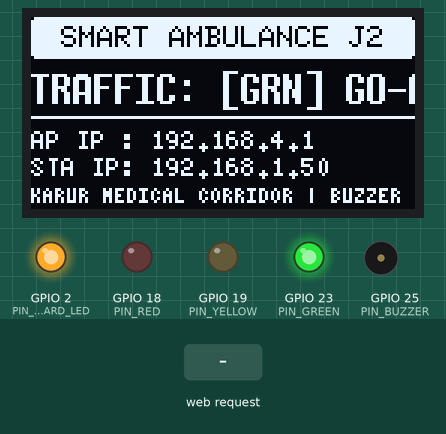
The program below on a simulated ESP32. On the bench: 128×64 one-colour display, output pins drawn as LEDs (lit = HIGH), buzzer (waves = sounding). Dashed ring = blinking. The inputs (shaded band) are chosen by the test bench. WiFi joins after 1.5 s; servers stay silent unless stated.

Above: at 4.3 s.
4.4 s: HTTP request GET /siren received
At 4.55 s:
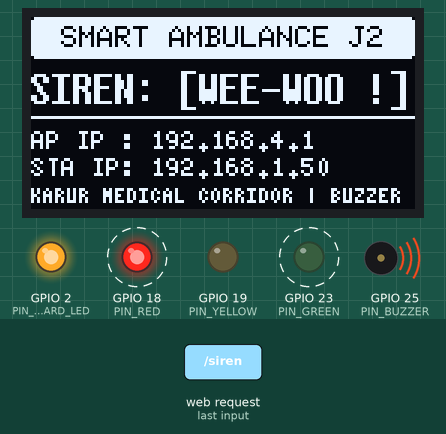
6.4 s: HTTP request GET /red received
At 7.0 s:
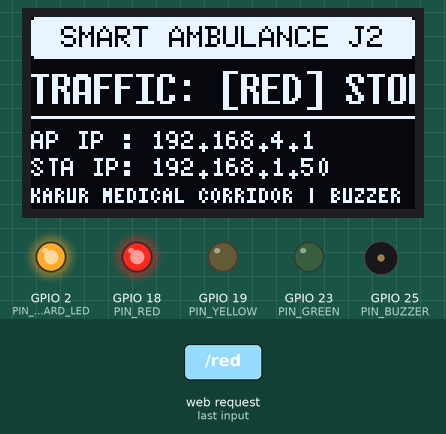
8.0 s: HTTP request GET /yellow received
At 8.7 s:
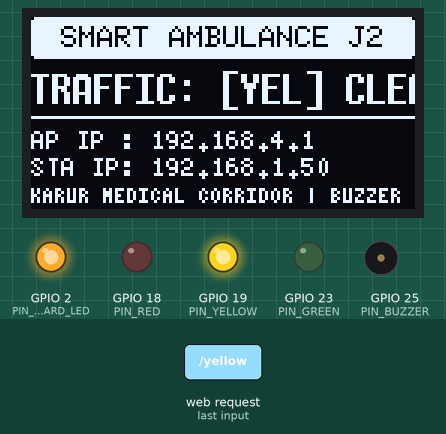
9.6 s: HTTP request GET /off received
At 10.2 s:
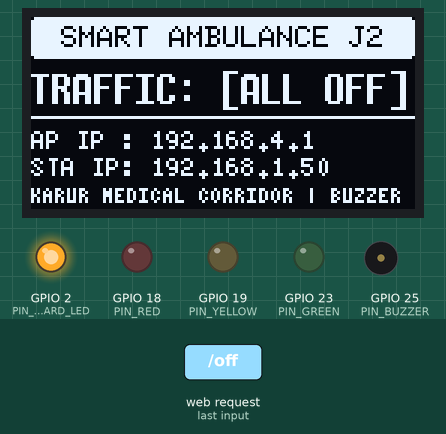
11.2 s: HTTP request GET /green received
At 11.7 s:
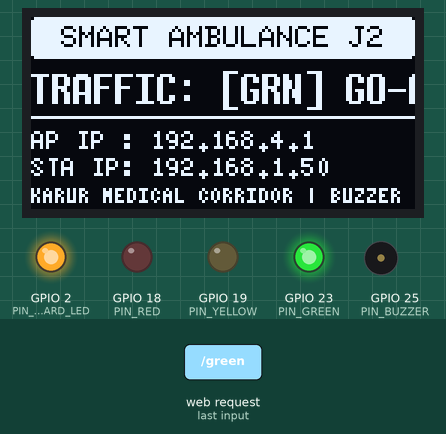
12.8 s: HTTP request GET /set?color=SIREN received
At 13.21 s:
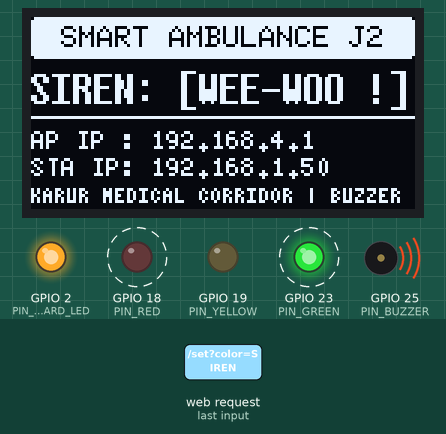
Timing chart, 0 to 16.3 s (numbered marks = the images above; inputs shaded):
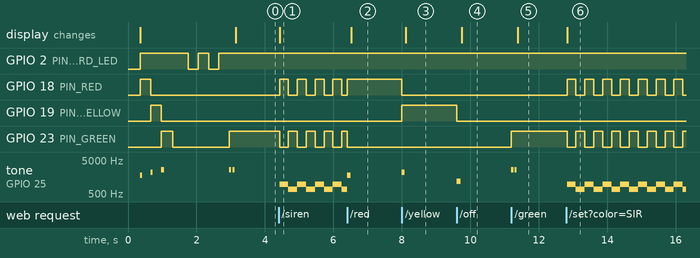

The program:

main.cpp
```cpp
/*
 * =========================================================================
 * Smart Ambulance Navigation System - ESP32 Miniature Traffic Controller
 * Hardware:
 *   1. 3-LED Traffic Light Module (R, Y, G, GND)
 *   2. I2C 0.96" OLED Display (SSD1306) via U8G2 Library
 *   3. JLG1295-5 Electromagnetic Buzzer (Audio Feedback & Ambulance Siren)
 * =========================================================================
 */

#include <WiFi.h>
#include <WebServer.h>
#include <Wire.h>
#include <U8g2lib.h>

U8G2_SSD1306_128X64_NONAME_F_HW_I2C u8g2(U8G2_R0, /* reset=*/ U8X8_PIN_NONE, /* clock=*/ 22, /* data=*/ 21);

const char* STA_SSID = "DARSHAN K";
const char* STA_PASS = "12345678";

const char* AP_SSID  = "ESP32-AMBULANCE-SIGNAL";
const char* AP_PASS  = "12345678";

#define PIN_RED        18
#define PIN_YELLOW     19
#define PIN_GREEN      23
#define PIN_BUZZER     25
#define PIN_ONBOARD_LED 2

WebServer server(80);

String currentSignal = "GREEN";
bool sirenActive = false;
unsigned long lastSirenToggle = 0;
bool sirenFlip = false;
String staIpStr = "Connecting...";

void beepFeedback(int frequencyHz, int durationMs) {
  tone(PIN_BUZZER, frequencyHz);
  delay(durationMs);
  noTone(PIN_BUZZER);
  digitalWrite(PIN_BUZZER, LOW);
}

void beepFeedback() {
  beepFeedback(2400, 80);
}

void updateOled(String signalName) {
  u8g2.clearBuffer();

  u8g2.setDrawColor(1);
  u8g2.drawRBox(0, 0, 128, 14, 2);
  u8g2.setDrawColor(0);
  u8g2.setFont(u8g2_font_6x10_tf);
  u8g2.drawStr(10, 10, "SMART AMBULANCE J2");

  u8g2.setDrawColor(1);

  u8g2.setFont(u8g2_font_7x14B_tf);
  if (signalName == "RED") {
    u8g2.drawStr(0, 29, "TRAFFIC: [RED] STOP");
  } else if (signalName == "YELLOW") {
    u8g2.drawStr(0, 29, "TRAFFIC: [YEL] CLEAR");
  } else if (signalName == "GREEN") {
    u8g2.drawStr(0, 29, "TRAFFIC: [GRN] GO-AMB");
  } else if (signalName == "SIREN") {
    u8g2.drawStr(0, 29, "SIREN: [WEE-WOO !]");
  } else {
    u8g2.drawStr(0, 29, "TRAFFIC: [ALL OFF]");
  }

  u8g2.drawHLine(0, 33, 128);

  u8g2.setFont(u8g2_font_5x8_tf);
  u8g2.drawStr(0, 44, "AP IP : 192.168.4.1");

  String staLine = "STA IP: " + staIpStr;
  u8g2.drawStr(0, 53, staLine.c_str());

  u8g2.setFont(u8g2_font_4x6_tf);
  u8g2.drawStr(0, 62, "KARUR MEDICAL CORRIDOR | BUZZER ON");

  u8g2.sendBuffer();
}

void setTrafficLights(bool red, bool yellow, bool green) {
  digitalWrite(PIN_RED,    red    ? HIGH : LOW);
  digitalWrite(PIN_YELLOW, yellow ? HIGH : LOW);
  digitalWrite(PIN_GREEN,  green  ? HIGH : LOW);
}

void applySignal(String signal) {
  signal.toUpperCase();
  sirenActive = false;
  currentSignal = signal;

  noTone(PIN_BUZZER);
  digitalWrite(PIN_BUZZER, LOW);

  if (signal == "RED") {
    setTrafficLights(true, false, false);
    beepFeedback(1800, 100);
  } else if (signal == "YELLOW") {
    setTrafficLights(false, true, false);
    beepFeedback(2200, 80);
  } else if (signal == "GREEN") {
    setTrafficLights(false, false, true);
    beepFeedback(2600, 60);
    delay(40);
    beepFeedback(2600, 60);
  } else if (signal == "SIREN") {
    sirenActive = true;
  } else {
    setTrafficLights(false, false, false);
    currentSignal = "OFF";
    beepFeedback(1200, 120);
  }

  updateOled(currentSignal);
}

void handleRoot() {
  String html = "<!DOCTYPE html><html><head><meta name='viewport' content='width=device-width, initial-scale=1.0'>";
  html += "<title>Traffic Signal & Siren Controller</title>";
  html += "<style>body{font-family:sans-serif; text-align:center; background:#0F172A; color:#F8FAFC; padding:20px;}";
  html += "h1{color:#38BDF8; font-size:20px;}";
  html += ".btn{display:block; width:85%; max-width:320px; margin:10px auto; padding:14px; font-size:16px; font-weight:bold; border-radius:10px; border:none; text-decoration:none; color:white; cursor:pointer;}";
  html += ".btn-red{background:#EF4444;} .btn-yellow{background:#F59E0B; color:black;} .btn-green{background:#10B981;} .btn-siren{background:#EC4899;} .btn-off{background:#475569;}";
  html += ".status{margin:16px auto; padding:12px; background:#1E293B; border-radius:8px; width:85%; max-width:320px; border:1px solid #334155;}";
  html += "</style><script>";
  html += "function sendCmd(cmd){fetch('/' + cmd).then(r=>location.reload());}";
  html += "</script></head><body>";
  html += "<h1>ESP32 Signal &amp; Siren Controller</h1>";
  html += "<div class='status'>Active Signal: <strong style='color:#38BDF8;'>" + currentSignal + "</strong><br>";
  html += "<small style='color:#94A3B8;'>Hardware: 3-LED Module + JLG1295 Buzzer + OLED</small></div>";
  html += "<button class='btn btn-red' onclick=\"sendCmd('red')\">RED LIGHT (STOP TRAFFIC)</button>";
  html += "<button class='btn btn-yellow' onclick=\"sendCmd('yellow')\">YELLOW LIGHT (CLEARANCE)</button>";
  html += "<button class='btn btn-green' onclick=\"sendCmd('green')\">GREEN LIGHT (AMBULANCE GO)</button>";
  html += "<button class='btn btn-siren' onclick=\"sendCmd('siren')\">AMBULANCE SIREN (WEE-WOO AUDIO)</button>";
  html += "<button class='btn btn-off' onclick=\"sendCmd('off')\">TURN OFF ALL LIGHTS</button>";
  html += "<p style='font-size:12px; color:#94A3B8; margin-top:20px;'>Karur Medical District | Corridor Node J2</p>";
  html += "</body></html>";
  server.send(200, "text/html", html);
}

void handleSet() {
  if (server.hasArg("color")) {
    String c = server.arg("color");
    applySignal(c);
    server.sendHeader("Access-Control-Allow-Origin", "*");
    server.send(200, "text/plain", "OK: " + currentSignal);
  } else {
    server.send(400, "text/plain", "Missing color parameter");
  }
}

void handleRed()    { applySignal("RED");    server.sendHeader("Access-Control-Allow-Origin", "*"); server.send(200, "text/plain", "OK: RED"); }
void handleYellow() { applySignal("YELLOW"); server.sendHeader("Access-Control-Allow-Origin", "*"); server.send(200, "text/plain", "OK: YELLOW"); }
void handleGreen()  { applySignal("GREEN");  server.sendHeader("Access-Control-Allow-Origin", "*"); server.send(200, "text/plain", "OK: GREEN"); }
void handleBlue()   { applySignal("GREEN");  server.sendHeader("Access-Control-Allow-Origin", "*"); server.send(200, "text/plain", "OK: GREEN"); }
void handleSiren()  { applySignal("SIREN");  server.sendHeader("Access-Control-Allow-Origin", "*"); server.send(200, "text/plain", "OK: SIREN"); }
void handleOff()    { applySignal("OFF");    server.sendHeader("Access-Control-Allow-Origin", "*"); server.send(200, "text/plain", "OK: OFF"); }

void handleStatus() {
  String json = "{\"status\":\"online\",\"signal\":\"" + currentSignal + "\",\"ip\":\"" + WiFi.localIP().toString() + "\",\"ap_ip\":\"" + WiFi.softAPIP().toString() + "\",\"module\":\"3LED_BUZZER_OLED\"}";
  server.sendHeader("Access-Control-Allow-Origin", "*");
  server.send(200, "application/json", json);
}

void setup() {
  Serial.begin(115200);
  delay(300);

  u8g2.begin();
  u8g2.clearBuffer();
  u8g2.setFont(u8g2_font_7x14B_tf);
  u8g2.drawStr(6, 24, "TRAFFIC & SIREN J2");
  u8g2.setFont(u8g2_font_6x10_tf);
  u8g2.drawStr(14, 44, "Booting ESP32...");
  u8g2.drawStr(8, 58, "R-Y-G + Buzzer Active");
  u8g2.sendBuffer();

  pinMode(PIN_RED, OUTPUT);
  pinMode(PIN_YELLOW, OUTPUT);
  pinMode(PIN_GREEN, OUTPUT);
  pinMode(PIN_BUZZER, OUTPUT);
  pinMode(PIN_ONBOARD_LED, OUTPUT);

  noTone(PIN_BUZZER);
  digitalWrite(PIN_BUZZER, LOW);

  digitalWrite(PIN_ONBOARD_LED, HIGH);
  setTrafficLights(true, false, false);  beepFeedback(1800, 60); delay(250);
  setTrafficLights(false, true, false);  beepFeedback(2200, 60); delay(250);
  setTrafficLights(false, false, true);  beepFeedback(2600, 80); delay(250);
  setTrafficLights(false, false, false); delay(150);

  WiFi.mode(WIFI_AP_STA);
  WiFi.softAP(AP_SSID, AP_PASS);

  WiFi.begin(STA_SSID, STA_PASS);
  int attempts = 0;
  while (WiFi.status() != WL_CONNECTED && attempts < 10) {
    delay(300);
    digitalWrite(PIN_ONBOARD_LED, !digitalRead(PIN_ONBOARD_LED));
    attempts++;
  }

  if (WiFi.status() == WL_CONNECTED) {
    staIpStr = WiFi.localIP().toString();
    digitalWrite(PIN_ONBOARD_LED, HIGH);
  } else {
    staIpStr = "Offline (AP only)";
    digitalWrite(PIN_ONBOARD_LED, LOW);
  }

  applySignal("GREEN");

  server.enableCORS(true);
  server.on("/", handleRoot);
  server.on("/set", handleSet);
  server.on("/red", handleRed);
  server.on("/yellow", handleYellow);
  server.on("/green", handleGreen);
  server.on("/blue", handleBlue);
  server.on("/siren", handleSiren);
  server.on("/off", handleOff);
  server.on("/status", handleStatus);

  server.begin();
}

void loop() {
  server.handleClient();

  if (sirenActive) {
    unsigned long currentMillis = millis();
    if (currentMillis - lastSirenToggle >= 260) {
      lastSirenToggle = currentMillis;
      sirenFlip = !sirenFlip;
      if (sirenFlip) {
        setTrafficLights(true, false, false);
        tone(PIN_BUZZER, 960);
      } else {
        setTrafficLights(false, false, true);
        tone(PIN_BUZZER, 680);
      }
    }
  }
}
```

Measured:
- after the input at 4.4 s, GPIO 18 (PIN_RED), GPIO 23 (PIN_GREEN): alternates HIGH for 0.26 s and LOW for 0.26 s, starting at once; tone on GPIO 25 (PIN_BUZZER): alternates 960 Hz for 0.26 s and 680 Hz for 0.26 s, starting at once; the display: changes at once (image 1)
- after the input at 6.4 s, the display: changes after 0.13 s (image 2)
- after the input at 8.0 s, GPIO 18 (PIN_RED): HIGH → LOW at once; GPIO 19 (PIN_YELLOW): LOW → HIGH at once; tone on GPIO 25 (PIN_BUZZER): silent → 2200 Hz at once, → silent 0.08 s later; the display: changes after 0.11 s (image 3)
- after the input at 9.6 s, GPIO 19 (PIN_YELLOW): HIGH → LOW at once; tone on GPIO 25 (PIN_BUZZER): silent → 1200 Hz at once, → silent 0.12 s later; the display: changes after 0.15 s (image 4)
- after the input at 11.2 s, GPIO 23 (PIN_GREEN): LOW → HIGH at once; tone on GPIO 25 (PIN_BUZZER): alternates 2600 Hz for 0.06 s and silent for 0.04 s, 4 changes in all, then stays silent, starting at once; the display: changes after 0.19 s (image 5)
- after the input at 12.8 s, GPIO 18 (PIN_RED), GPIO 23 (PIN_GREEN): alternates HIGH for 0.26 s and LOW for 0.26 s, starting at once; tone on GPIO 25 (PIN_BUZZER): alternates 960 Hz for 0.26 s and 680 Hz for 0.26 s, starting at once; the display: changes at once (image 6)
